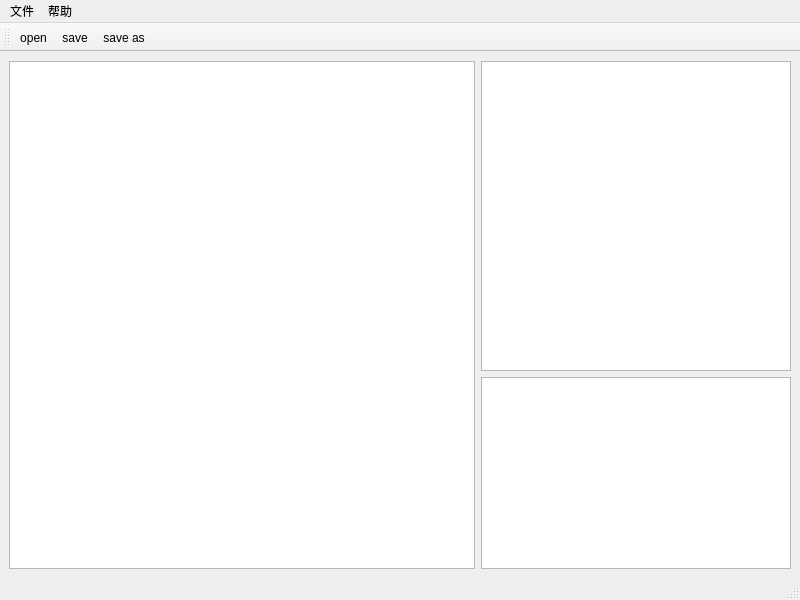
<?xml version="1.0" encoding="UTF-8"?>
<ui version="4.0">
 <class>MainWindow</class>
 <widget class="QMainWindow" name="MainWindow">
  <property name="geometry">
   <rect>
    <x>0</x>
    <y>0</y>
    <width>800</width>
    <height>600</height>
   </rect>
  </property>
  <property name="windowTitle">
   <string>MainWindow</string>
  </property>
  <widget class="QWidget" name="centralwidget">
   <layout class="QGridLayout" name="gridLayout">
    <item row="0" column="0">
     <layout class="QHBoxLayout" name="horizontalLayout" stretch="6,4">
      <property name="sizeConstraint">
       <enum>QLayout::SizeConstraint::SetNoConstraint</enum>
      </property>
      <item>
       <widget class="QTableView" name="frameTableView">
        <property name="sizePolicy">
         <sizepolicy hsizetype="Preferred" vsizetype="Preferred">
          <horstretch>0</horstretch>
          <verstretch>0</verstretch>
         </sizepolicy>
        </property>
        <property name="selectionMode">
         <enum>QAbstractItemView::SelectionMode::SingleSelection</enum>
        </property>
        <property name="selectionBehavior">
         <enum>QAbstractItemView::SelectionBehavior::SelectRows</enum>
        </property>
       </widget>
      </item>
      <item>
       <layout class="QVBoxLayout" name="verticalLayout" stretch="1,0">
        <property name="sizeConstraint">
         <enum>QLayout::SizeConstraint::SetNoConstraint</enum>
        </property>
        <item>
         <widget class="QTreeView" name="frameInfoTree">
          <property name="enabled">
           <bool>true</bool>
          </property>
          <property name="sizePolicy">
           <sizepolicy hsizetype="Preferred" vsizetype="Preferred">
            <horstretch>0</horstretch>
            <verstretch>0</verstretch>
           </sizepolicy>
          </property>
          <property name="midLineWidth">
           <number>1</number>
          </property>
          <property name="rootIsDecorated">
           <bool>true</bool>
          </property>
          <property name="uniformRowHeights">
           <bool>true</bool>
          </property>
          <property name="wordWrap">
           <bool>false</bool>
          </property>
          <attribute name="headerVisible">
           <bool>true</bool>
          </attribute>
          <attribute name="headerCascadingSectionResizes">
           <bool>true</bool>
          </attribute>
          <attribute name="headerDefaultSectionSize">
           <number>200</number>
          </attribute>
         </widget>
        </item>
        <item>
         <widget class="QTableView" name="frameRawContent">
          <property name="sizePolicy">
           <sizepolicy hsizetype="Preferred" vsizetype="Preferred">
            <horstretch>0</horstretch>
            <verstretch>0</verstretch>
           </sizepolicy>
          </property>
          <attribute name="horizontalHeaderMinimumSectionSize">
           <number>24</number>
          </attribute>
          <attribute name="horizontalHeaderDefaultSectionSize">
           <number>24</number>
          </attribute>
          <attribute name="horizontalHeaderHighlightSections">
           <bool>true</bool>
          </attribute>
          <attribute name="verticalHeaderDefaultSectionSize">
           <number>23</number>
          </attribute>
         </widget>
        </item>
       </layout>
      </item>
     </layout>
    </item>
   </layout>
  </widget>
  <widget class="QMenuBar" name="menubar">
   <property name="geometry">
    <rect>
     <x>0</x>
     <y>0</y>
     <width>800</width>
     <height>21</height>
    </rect>
   </property>
   <widget class="QMenu" name="menu">
    <property name="title">
     <string>文件</string>
    </property>
    <addaction name="actionopen"/>
    <addaction name="actionsave"/>
    <addaction name="actionsave_as"/>
   </widget>
   <widget class="QMenu" name="menu_2">
    <property name="title">
     <string>帮助</string>
    </property>
    <addaction name="actionhelp"/>
    <addaction name="actionabout"/>
   </widget>
   <addaction name="menu"/>
   <addaction name="menu_2"/>
  </widget>
  <widget class="QStatusBar" name="statusbar"/>
  <widget class="QToolBar" name="toolBar">
   <property name="windowTitle">
    <string>toolBar</string>
   </property>
   <attribute name="toolBarArea">
    <enum>TopToolBarArea</enum>
   </attribute>
   <attribute name="toolBarBreak">
    <bool>false</bool>
   </attribute>
   <addaction name="actionopen"/>
   <addaction name="actionsave"/>
   <addaction name="actionsave_as"/>
  </widget>
  <action name="actionopen">
   <property name="icon">
    <iconset theme="QIcon::ThemeIcon::DocumentOpen"/>
   </property>
   <property name="text">
    <string>open</string>
   </property>
  </action>
  <action name="actionsave">
   <property name="icon">
    <iconset theme="QIcon::ThemeIcon::DocumentSave"/>
   </property>
   <property name="text">
    <string>save</string>
   </property>
  </action>
  <action name="actionsave_as">
   <property name="icon">
    <iconset theme="QIcon::ThemeIcon::DocumentSaveAs"/>
   </property>
   <property name="text">
    <string>save as</string>
   </property>
  </action>
  <action name="actionhelp">
   <property name="icon">
    <iconset theme="QIcon::ThemeIcon::HelpFaq"/>
   </property>
   <property name="text">
    <string>help</string>
   </property>
  </action>
  <action name="actionabout">
   <property name="icon">
    <iconset theme="QIcon::ThemeIcon::HelpAbout"/>
   </property>
   <property name="text">
    <string>about</string>
   </property>
  </action>
 </widget>
 <resources/>
 <connections/>
</ui>
